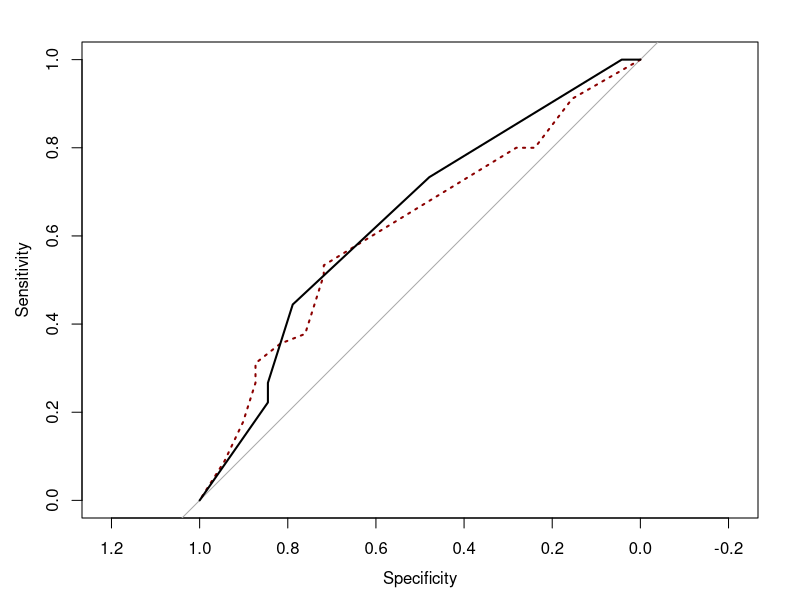
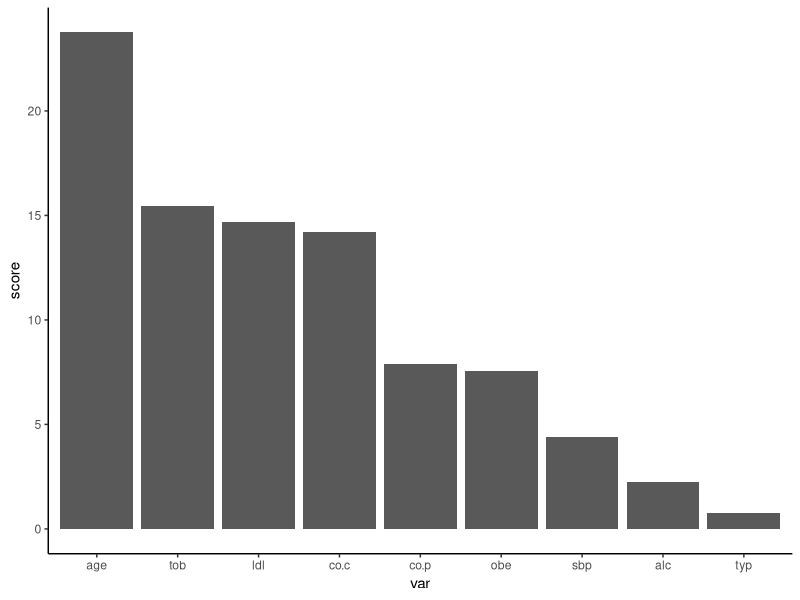

Write R code to recreate these figures, in order.
# Chargement des librairies
library(tidyverse)
library(rpart)
library(pROC)

# Import des données
db=read.csv('SAheart.csv',
            stringsAsFactors = T)%>% 
    mutate(famhist = case_when(famhist=='Present'~1,
                               famhist=='Absent'~0)) %>% 
    mutate(famhist=as.factor(famhist)) %>% 
    mutate(Y = case_when(chd=='No'~0,
                         chd=='Si'~1),
           Y=as.factor(Y)) %>% 
    select(-chd)

# Apprentissage et test
app_index=sample(nrow(db),0.75*nrow(db))
app=db[app_index,]
test=db[-app_index,]

# L'objectif est de maximiser la pureté de chaque feuille. 
# Pour y arriver on pourrait paramétrer un arbre très profond. 
# Mais on risque le sur apprentissage. 
## Comment faire ? 
# Construire un arbre maximal qu'on vient ensuite élaguer. 


### On commence par construire un arbre très profond    
arbre=rpart(Y~.,data=app,cp=0.00000000002)

#printcp(arbre) 
    # CP = complexité ; 
    # rel error = erreur sur jeu d'entraînement
    # xerror = erreur par VC

### Paramètre de pruning tel qu'on minimise l'erreur par VC
cp_opt=arbre$cptable %>% 
    as.data.frame() %>% 
    filter(xerror==min(xerror)) %>% 
    select(CP) %>% max() %>% as.numeric()  
            
# on part de l'arbre profond pour construire l'arbre élagué.                              
arbre.fin = prune(arbre,cp=cp_opt)

# DF qui oppose aux Y observés, les prédictions de l'arbre profond 
# et de l'arbre élagué
summ=data.frame(large=predict(arbre,newdata=test,type='class'),
                fin=predict(arbre.fin,newdata=test,type='class'),
                Y=test$Y)

# On compare les taux de mauvaise classification
table=summ %>% 
    summarise_all(~mean(Y!=.)) %>% 
    select(-Y)

table

# Courbes ROC
score = data.frame(
    large=predict(arbre,newdata=test)[,2],
    fin = predict(arbre.fin,newdata=test)[,2],
    obs=test$Y)


plot(roc(score$obs,score$large),col='darkred',lty='dotted')
lines(roc(score$obs,score$fin),col='black')


# Variables d'importance dans l'arbre élagué
var.imp=arbre.fin$variable.importance
    var.imp # valeur d'importance de chaque variable explicative dans l'arbre
nom.var=substr(names(var.imp),1,3)
    nom.var # purement esthétique = lisibilité +++ 
nom.var[c(4,5)]=c("co.c","co.p")
var.imp1=data.frame(var=nom.var,score=var.imp) # var.imp et nom.var dans le même data.frame
    var.imp1
var.imp1$var=factor(var.imp1$var, levels=nom.var) # mise en facteur

ggplot(var.imp1)+aes(x=var,y=score)+geom_bar(stat='identity')+ 
    theme_classic() # graphique
